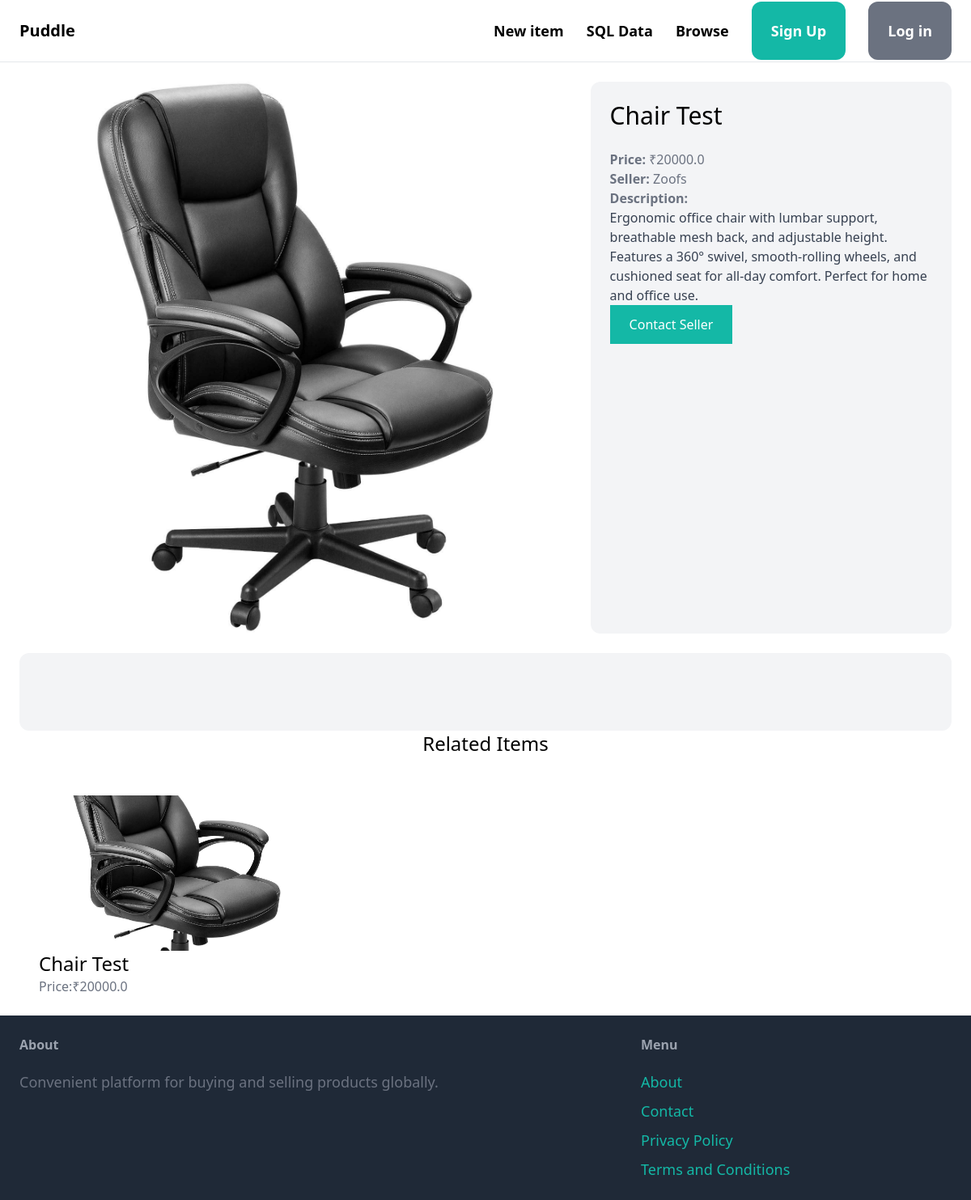
/items/5/, run on an earlier commit of the app's database.
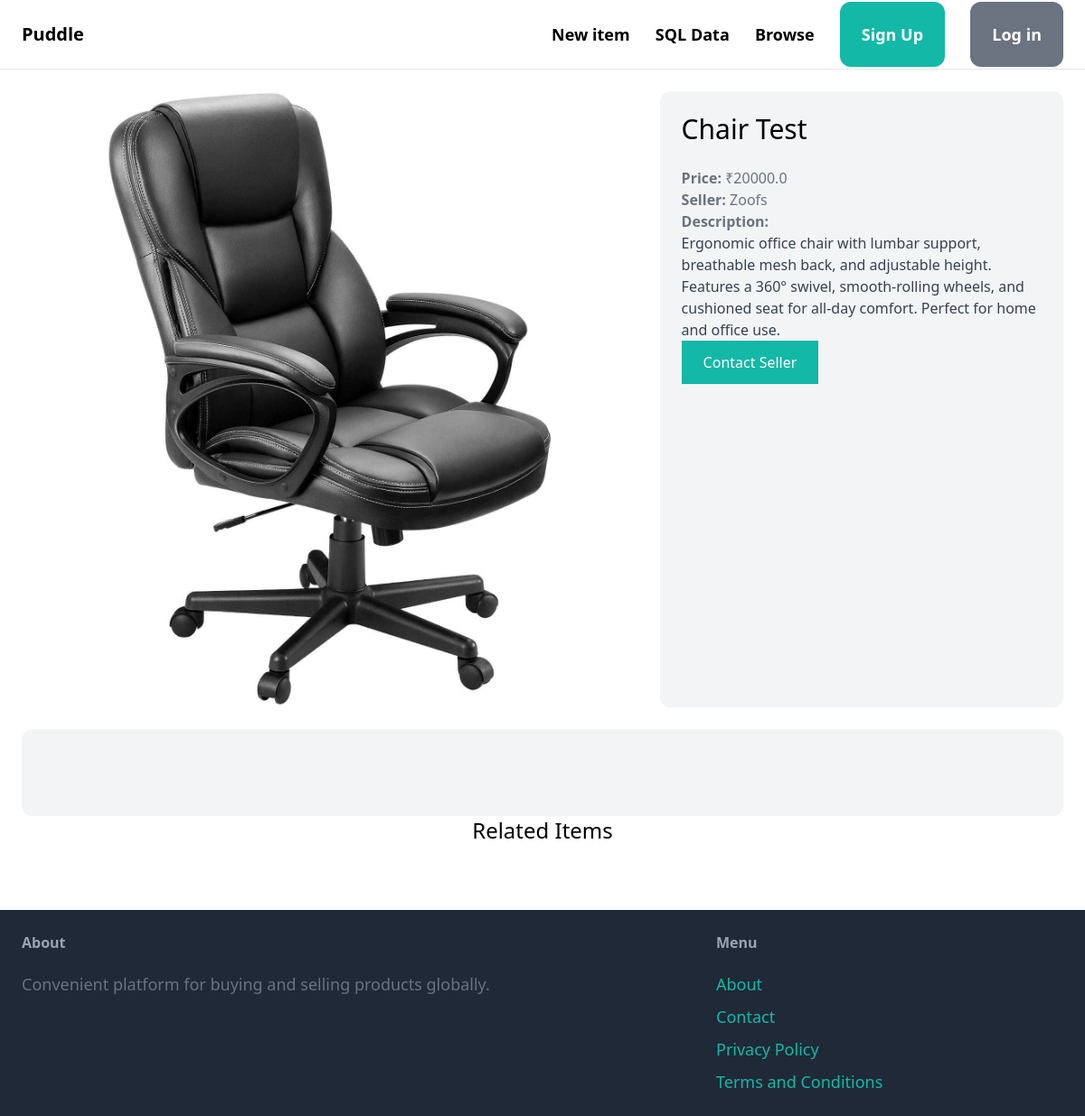
And on a later commit of the database.
### item/models.py (models this page shows, shortened)
class Item(models.Model):
        category = models.ForeignKey(Category, related_name='items', on_delete=models.CASCADE)
        name = models.CharField(max_length=255)
        description = models.TextField(blank=True, null=True)
        price = models.FloatField()
        image = models.ImageField(upload_to='item_images', blank=True, null=True)
        is_sold = models.BooleanField(default=False)
        created_by = models.ForeignKey(User, related_name='items', on_delete=models.CASCADE)
        created_at = models.DateTimeField(auto_now_add=True)

### item/views.py (the view)
# urls.py: path('<int:pk>/', views.detail, name='detail'),
def detail(request, pk):
    item = get_object_or_404(Item, pk=pk)
    related_items = Item.objects.filter(category=item.category, is_sold=False).exclude(pk=pk)[0:3]
    return render(request, 'item/detail.html', {
        'item': item,
        'related_items': related_items
    })

### item/templates/item/detail.html (shortened to what this page needs)
{% extends 'core/base.html'%}
{% block content%}
<div class="grid grid-cols-5 gap-6">
    <div class="col-span-3">
        <img src="{{ item.image.url }}" class="rounded-xl">
    </div>
    <div class = "col-span-2 p-6 bg-gray-100 rounded-xl">
        <h1 class="mb-6 text-3xl">{{ item.name }}</h1>
        <p class="text-gray-500"><strong> Price:</strong> ₹{{ item.price }}</p>
        <p class="text-gray-500"><strong> Seller: </strong>{{ item.created_by.username }}</p>
        {% if item.description %}
        <p class="text-gray-700">
            <strong class = "text-gray-500">Description:</strong><br>
            {{ item.description }}
        </p>
        {% endif %}
        <a href="#" class="inline-block px-6 py-3 bg-teal-500 text-white hover:bg-teal-700">Contact Seller</a>
    </div>
</div>
<div class="mt-6 px-6 py-12 bg-gray-100 rounded-xl"></div>
    <h2 class="mb-12 text-2xl text-center">Related Items</h2>
    <div class="grid grid-cols-3 gap-3">
        {% for Item in related_items %}
        <div class="overflow-hidden">
            <a href="{% url 'item:detail' Item.id %}">
                <div class="h-48">
                    <img src="{{ Item.image.url }}"
                         class="w-full h-full object-cover rounded-t-xl">
                </div>
                <div class="px-6 bg-white rounded-b-xl">
                    <h2 class="text-2xl">{{ Item.name }}</h2>
                    <p class="text-gray-500">Price:₹{{ Item.price }}</p>
                </div>
            </a>
        </div>
    {% endfor %}
    </div>
</div>
{% endblock %}

What changed in the data, as far as the page shows it:
removed Item: image (picture), name "Chair Test", price "20000.0"
